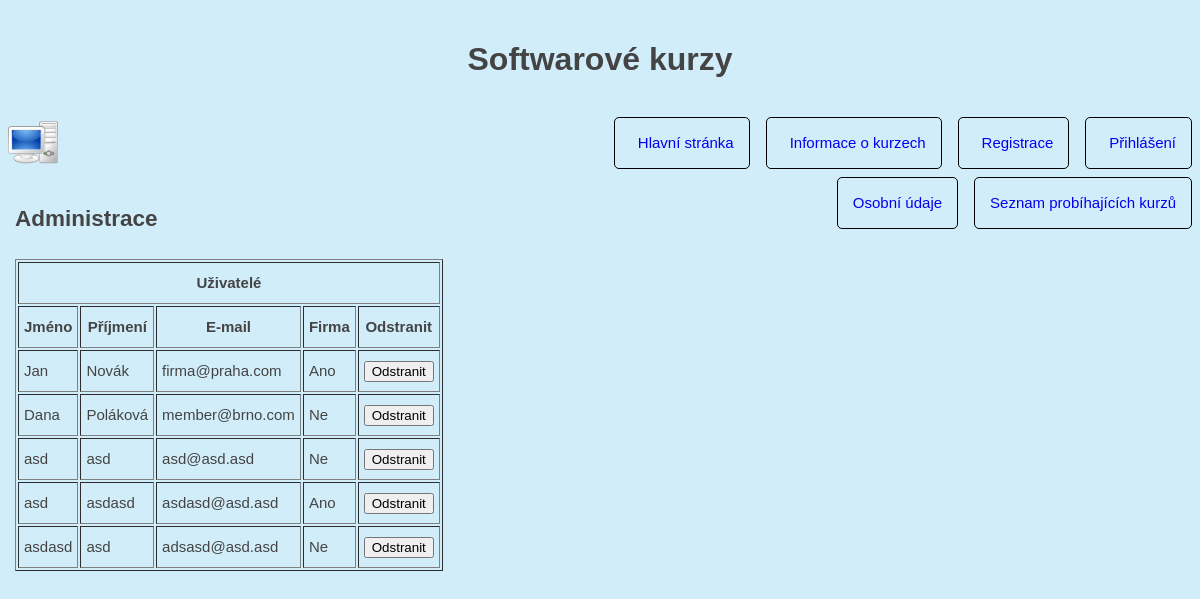
/administration.php, run on the app's committed database.
### tables this page shows
CREATE TABLE IF NOT EXISTS `users` (
  `id` int(11) NOT NULL AUTO_INCREMENT,
  `email` varchar(30) NOT NULL,
  `password` varchar(20) NOT NULL,
  `first_name` varchar(30) NOT NULL,
  `last_name` varchar(50) NOT NULL,
  `firm` tinyint(1) NOT NULL,
  PRIMARY KEY (`id`),
  UNIQUE KEY `email` (`email`)
);

### administration.php (the view, shortened to what this page needs)
<?php
    require_once("header.php");
?>
<?php
    require_once("person_area.php");
?>
<?php
echo '<h2>Administrace</h2>
    <table border="1" cellpadding="5" cellspacing="2" summary="Uživatelé" id="Table3">
   <tbody>
      <tr>
         <th colspan="5" scope="colgroup">Uživatelé</th>
      </tr>
      <tr>
         <th scope="col" abbr="Name">Jméno</th>
         <th scope="col" abbr="Tutor">Příjmení</th>
         <th scope="col">E-mail</th>
         <th scope="col">Firma</th>
         <th scope="col">Odstranit</th>
      </tr>';
    $list_user = $mysqli->query("SELECT * FROM `users` WHERE users.firm != 3");
    for($i = 1; $i <= ($list_user->num_rows); $i++)
    {
        $users_on = $list_user->fetch_assoc();
        $result = $mysqli->query("SELECT * FROM `users` WHERE users.id = '".$users_on['id']."'");
        $users_all= $result->fetch_assoc();
        echo '<tr>
                 <td scope="row">'.$users_all['first_name'].'</td>
                 <td>'.$users_all['last_name'].'</td>
                 <td>'.$users_all['email'].'</td>';
                 if($users_on['firm'] == 1)
                 {
                    echo '<td>Ano</td>';
                 }elseif($users_on['firm'] == 0)
                 {
                    echo '<td>Ne</td>';
                 }
                 else
                 {
                    echo '<td></td>';
                 }
                  echo '<td>
                 	 	<form action="delete_user_admin.php" method="post" name="delete_user_admin onclick="return confirm("Are you sure you want to delete this item?");"">
                 	 		<input type="hidden"  name="usr" value="'.$users_all['email'].'"" />
                       	<input type="submit" name="btn_delete_user_admin" value="Odstranit" />
                      </form>
                    </td>';
              echo '</tr>';
    }
?>
<?php
    require_once("footer.php");
?>

### css/styles.css (style rules this page uses)
body { font-family: "Raleway", Helvetica, Arial, "Lucida Grande", sans-serif; font-size: 15px; margin: 0; padding: 0; line-height: 2; color: #444; background: #d2edfa; }

### data on the page
users: first_name "Jan", last_name "Novák", email "firma@praha.com", firm "Ano"
users: first_name "Dana", last_name "Poláková", email "member@brno.com", firm "Ne"
users: first_name "asd", last_name "asd", email "asd@asd.asd", firm "Ne"
users: first_name "asd", last_name "asdasd", email "asdasd@asd.asd", firm "Ano"
users: first_name "asdasd", last_name "asd", email "adsasd@asd.asd", firm "Ne"
